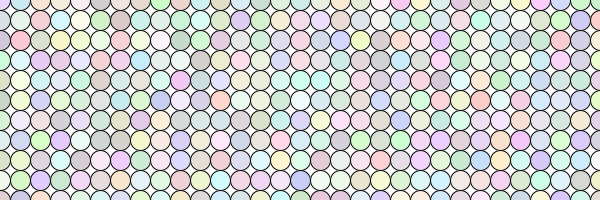
Frame 1 (no input)
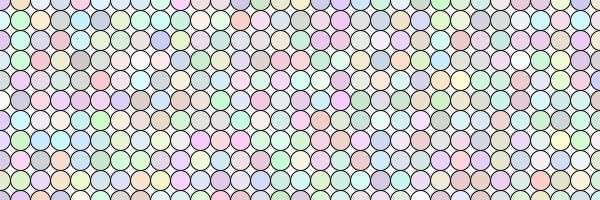
Frame 60 (the mouse pressed at the canvas centre just before this capture)
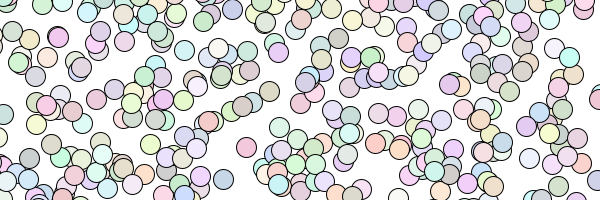
Frame 120 (the mouse held since frame 60 and released just before this capture)

The Processing sketch that drew these frames (run headless with seeded random() and noise(); from frame 60 on, the mouse is pressed at the canvas centre):

// Processing sketch: processing_58769
// ── processing_58769.pde

//Vanessa Faienza
//Problem Set 3 - Question 5

float x=0;
float y=0;
int a = 20;
int amount=700;

void setup() {
  size(600, 200);
  smooth();
  frameRate(7);
}

void draw() {
  background(255);
  
  for (int i = 0; i < amount; i += a) {
    for (int k = 0; k < amount; k += a) {
      float r = random(200, 255);
      float g = random(200, 255);
      float b = random(200, 255);
      fill(r, g, b);
      float _x = (x+i)-mouseX/random(2, 4);
      float _y = (y+k)-mouseX/random(2, 4);
      ellipse(_x, _y, a, a);
    }
  }
}
